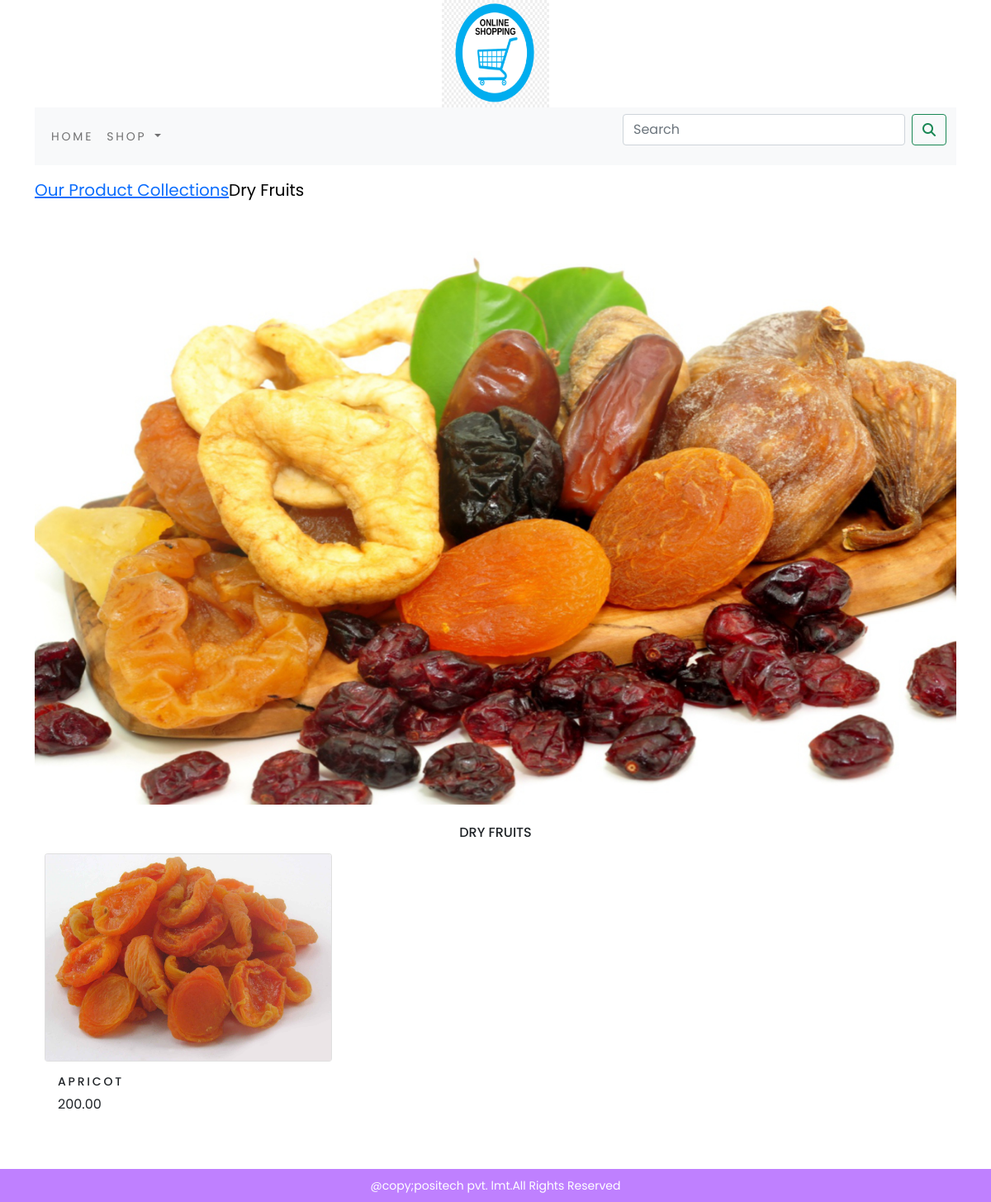
/shop/dry-fruits/, run on the app's committed database.
### shop/models.py (models this page shows, shortened)
class category(models.Model):
    name=models.CharField(max_length=250,unique=True)
    slug=models.SlugField(max_length=250,unique=True)
    desc=models.TextField(blank=True)
    img=models.ImageField(upload_to='category',blank=True)
    class Meta:
        ordering=('name',)
        verbose_name='category'
        verbose_name_plural='categories'
    def get_url(self):
        return reverse('shop:product_by_category',args=[self.slug])

class product(models.Model):
    name=models.TextField(max_length=250,unique=True)
    slug=models.SlugField(max_length=250,unique=True)
    desc=models.TextField(blank=True)
    price=models.DecimalField(decimal_places=2,max_digits=10)
    category=models.ForeignKey(category,on_delete=models.CASCADE)
    img=models.ImageField(upload_to='products',blank=True)
    stock=models.IntegerField()
    available=models.BooleanField(default=True)
    created=models.DateTimeField(auto_now_add=True)
    updated=models.DateTimeField(auto_now=True)
    class Meta:
        ordering = ('name',)
        verbose_name = 'product'
        verbose_name_plural = 'products'
    def get_url(self):
        return reverse('shop:prod_cat_detail',args=[self.category.slug,self.slug])

### shop/views.py (the view)
# urls.py: path('',views.allproducts,name='allproducts'),
def allproducts(request,c_slug=None):
    c_page=None
    products_list=None
    if c_slug!=None:
        c_page=get_object_or_404(category,slug=c_slug)
        products_list=product.objects.all().filter(category=c_page,available=True)
    else:
        products_list = product.objects.all().filter(available=True)
    paginator=Paginator(products_list,6)
    try:
        page=int(request.GET.get('page','1'))
    except:
        page=1
    try:
        products=paginator.page(page)
    except (EmptyPage,InvalidPage):
        products=paginator.page(paginator.num_pages)
    return render(request,'category.html',{'category':c_page,'products':products})

### cart/context_processors.py (called while the page is built)
def counter(request):
    item_count=0
    if 'admin' in request.path:
        return {}
    else:
        try:
            cart1 = cart.objects.filter(cart_id=_cart_id(request))
            cart_items = cartitem.objects.all().filter(carts=cart1[:1])
            for cart_item in cart_items:
                item_count += cart_item.quantity
        except cart.DoesNotExist:
            item_count=0
    return dict(item_count=item_count)

### cart/views.py (called while the page is built)
def _cart_id(request):
     cart1=request.session.session_key
     if not cart1:
          cart1=request.session.create()
     return cart1

### shop/context_processors.py (called while the page is built)
def menu_links(request):
    links=category.objects.all()
    return dict(links=links)

### templates/category.html (shortened to what this page needs)
{% extends 'base.html' %}
{% load static %}
{% block content %}
{% if category %}
<div>
    <div class="row my_row_class">
        <div class="mx_auto">
            <p><a href="{% url 'shop:allproducts' %}">Our Product Collections</a>{{category.name}}</p>
        </div>
    </div>
</div>
{% endif %}
<div>
{% if category %}
<div>
    <div class="row my_row_class">
        <div class="mx_auto">
                <img  class="my_imageC" src="{{category.img.url}}" alt="{{category.name}}" height="400px" width="500px">
        </div>
    </div>
</div>
</div>
<br>
<div>
    <h1 class="text-center my_title">{{category.name}}</h1>
</div>
{% endif  %}
<div class="container">
    <div class="row mx_auto">
        {% for product in products.object_list %}
         <div class ="my_bottom_margin col-9 col-sm-12 col-md-4 col-md-12 col-lg-4">
             <div class="card text-center" style="min-width:18em;">
                <a href="{{product.get_url}}"><img class="card-img-top my_image" src="{{product.img.url}}" alt="{{product.name}}" height="300px" width="300px"></a>
            </div>
            <div class="card-body">
            <h4>{{product.name}}</h4>
            <p>{{product.price}}</p>
            </div>
         </div>
        {% endfor %}
    </div>
    <br>
</div>
{% endblock %}

### static/css/custom12.css (style rules this page uses)
body { font-family: 'Poppins', sans-serif; background-color: white; }
.my_row_class { padding-top:15px; }
.my_row_class .mx_auto { color:black; font-size:20px; }
.my_image { width:100%; height:250px; }
.my_imageC { width:100%; height:auto; }
.my_title { font-size:16px; text-transform:uppercase; letter_spacing:.2em; }
.my_bottom_margin { margin-bottom:10px; }
.card-body h4 { font-size:14px; text-transform:uppercase; letter-spacing:.2em; }

### data on the page
category: name "Dry Fruits", img (picture), name "DRY FRUITS"
product: img (picture), name "APRICOT", price "200.00"
